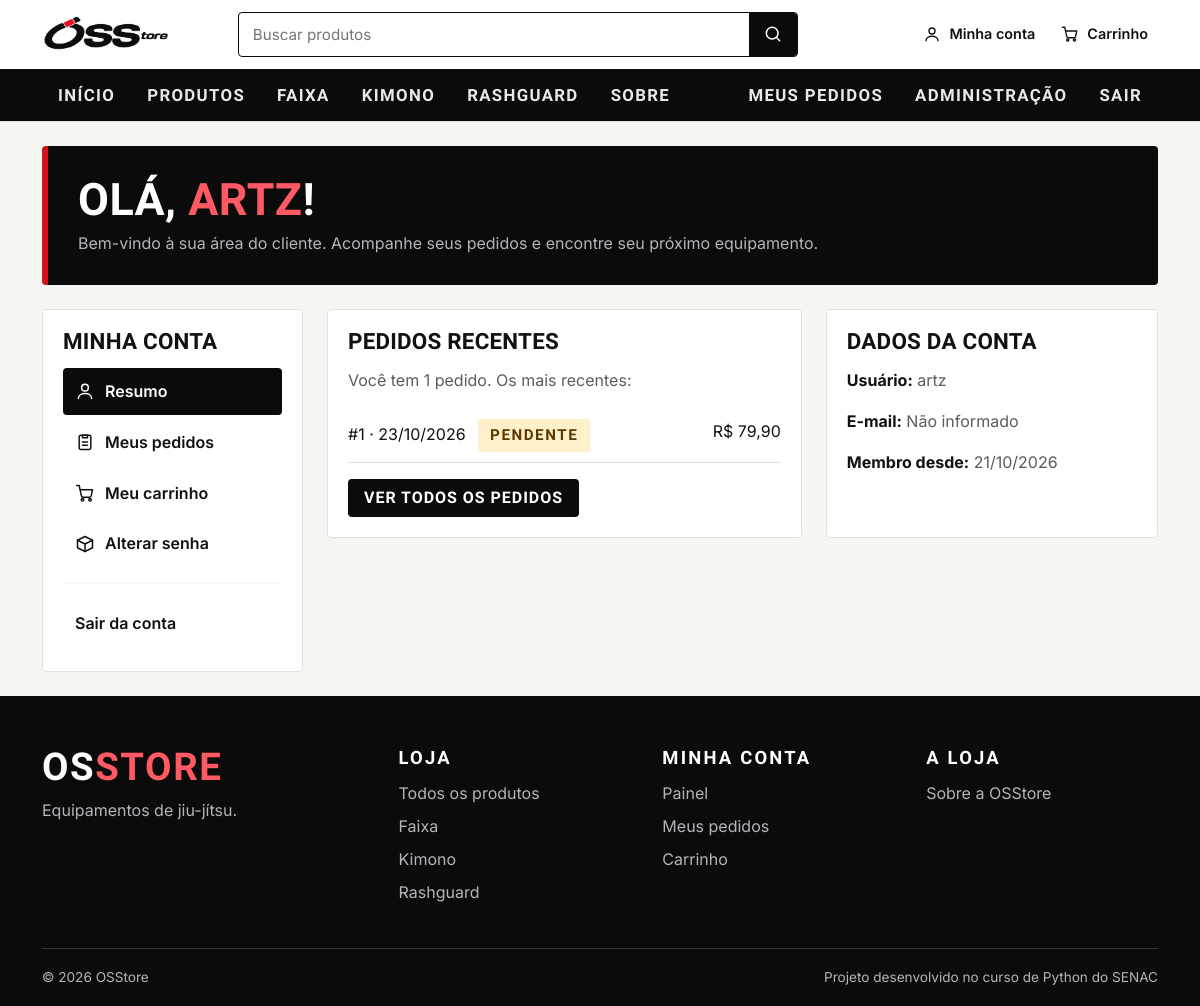
Page /painel/ (signed in) on the committed database.
### produtos/models.py (models this page shows, shortened)
class Produto(models.Model):
    nome = models.CharField(max_length=120)
    categoria = models.CharField(max_length=60)
    preco = models.DecimalField(max_digits=8, decimal_places=2)
    estoque = models.PositiveIntegerField(default=0)
    ativo = models.BooleanField(default=True)
    imagem = models.ImageField(upload_to="produtos/", blank=True)
    descricao = models.TextField("descrição", blank=True)
    caracteristicas = models.TextField(
        "características", blank=True,
        help_text="Uma característica por linha.",
    )
    material = models.CharField(max_length=200, blank=True)
    tabela_medidas = models.TextField(
        "tabela de medidas", blank=True,
        help_text=(
            "Uma linha por tamanho, colunas separadas por | . A primeira linha "
            "é o cabeçalho. Ex.: Tamanho | Altura | Peso. Deixe vazio se o "
            "produto não usa tabela."
        ),
    )
    criado_em = models.DateTimeField(default=timezone.now, editable=False)

### pedidos/models.py (models this page shows, shortened)
class Pedido(models.Model):
    class Status(models.TextChoices):
        NOVO = "novo", "Pendente"
        PAGO = "pago", "Pago"
        ENVIADO = "enviado", "Enviado"
        ENTREGUE = "entregue", "Entregue"
        CANCELADO = "cancelado", "Cancelado"
    usuario = models.ForeignKey(User, on_delete=models.CASCADE)
    criado_em = models.DateTimeField(auto_now_add=True)
    status = models.CharField(max_length=20, choices=Status.choices, default=Status.NOVO)
    @property
    def total(self):
        return sum(item.subtotal for item in self.itens.all())

class ItemPedido(models.Model):
    pedido = models.ForeignKey(Pedido, related_name="itens",
                               on_delete=models.CASCADE)
    produto = models.ForeignKey(Produto, on_delete=models.PROTECT)
    variante = models.ForeignKey(Variante, null=True, blank=True,
                                 on_delete=models.PROTECT)
    descricao_variante = models.CharField(max_length=80, blank=True)
    quantidade = models.PositiveIntegerField(default=1)
    preco = models.DecimalField(max_digits=8, decimal_places=2)
    @property
    def subtotal(self):
        return self.quantidade * self.preco

### core/views.py (the view)
# urls.py: path("painel/", views.painel, name="painel"),
@login_required
def painel(request):
    pedidos = (Pedido.objects
               .filter(usuario=request.user)
               .prefetch_related("itens")
               .order_by("-criado_em"))
    contexto = {
        "usuario": request.user,
        "total_pedidos": pedidos.count(),
        "pedidos_recentes": pedidos[:3],
    }
    return render(request, "core/painel.html", contexto)

### core/context_processors.py (called while the page is built)
def loja(request):
    categorias = list(
        Produto.objects.filter(ativo=True)
        .order_by("categoria")
        .values_list("categoria", flat=True)
        .distinct()
    )
    return {
        "loja_nome": settings.LOJA_NOME,
        "loja_whatsapp": settings.WHATSAPP_NUMERO,   # vazio = sem botão
        "menu_categorias": categorias,
    }

### pedidos/context_processors.py (called while the page is built)
def carrinho(request):
    sessao = getattr(request, "session", None)
    bruto = sessao.get("carrinho", {}) if sessao is not None else {}
    try:
        qtd = sum(int(q) for q in bruto.values())
    except (AttributeError, TypeError, ValueError):
        qtd = 0
    return {"carrinho_qtd": qtd}

### core/templates/core/painel.html (shortened to what this page needs)
{% extends 'core/base.html' %}
{% block content %}
<section class="painel-banner">
  <h1>Olá, <span>{{ usuario.username }}</span>!</h1>
  <p>Bem-vindo à sua área do cliente. Acompanhe seus pedidos e encontre seu próximo equipamento.</p>
</section>
<div class="row g-4">
  <aside class="col-12 col-md-4 col-lg-3">
    <nav class="painel-menu" aria-label="Minha conta">
      <h2>Minha conta</h2>
      <a href="{% url 'painel' %}" class="painel-link ativo" aria-current="page">
        <svg class="icone" aria-hidden="true"><use href="#i-usuario"/></svg> Resumo
      </a>
      <a href="{% url 'meus_pedidos' %}" class="painel-link">
        <svg class="icone" aria-hidden="true"><use href="#i-lista"/></svg> Meus pedidos
      </a>
      <a href="{% url 'ver_carrinho' %}" class="painel-link">
        <svg class="icone" aria-hidden="true"><use href="#i-carrinho"/></svg>
        Meu carrinho{% if carrinho_qtd %} ({{ carrinho_qtd }}){% endif %}
      </a>
      <a href="{% url 'password_change' %}" class="painel-link">
        <svg class="icone" aria-hidden="true"><use href="#i-pacote"/></svg> Alterar senha
      </a>
      <hr class="painel-divisor">
      <form method="post" action="{% url 'logout' %}">
        <button type="submit" class="painel-link">Sair da conta</button>
      </form>
    </nav>
  </aside>
  <div class="col-12 col-md-8 col-lg-9">
    <div class="row g-4">
      <section class="col-12 col-lg-7" aria-labelledby="painel-pedidos">
        <div class="painel-card">
          <h2 id="painel-pedidos">Pedidos recentes</h2>
          {% if pedidos_recentes %}
            <p>Você tem {{ total_pedidos }} pedido{{ total_pedidos|pluralize }}. Os mais recentes:</p>
            <div class="mb-3">
              {% for pedido in pedidos_recentes %}
                <a href="{% url 'pedido_detalhe' pedido.pk %}" class="painel-pedido">
                  <span>
                    #{{ pedido.pk }} · {{ pedido.criado_em|date:"d/m/Y" }}
                    <span class="os-selo status-{{ pedido.status }} ms-2">{{ pedido.get_status_display }}</span>
                  </span>
                  <span>R$ {{ pedido.total|floatformat:"2g" }}</span>
                </a>
              {% endfor %}
            </div>
            <a href="{% url 'meus_pedidos' %}" class="btn-osstore-escuro btn-pequeno">Ver todos os pedidos</a>
          {% else %}
            <p>Você ainda não fez nenhum pedido. Quando comprar, o histórico e o status aparecerão aqui.</p>
            <a href="{% url 'produtos' %}" class="btn-osstore btn-pequeno">Explorar produtos</a>
          {% endif %}
        </div>
      </section>
      <section class="col-12 col-lg-5" id="dados" aria-labelledby="painel-dados">
        <div class="painel-card">
          <h2 id="painel-dados">Dados da conta</h2>
          <p><strong>Usuário:</strong> {{ usuario.username }}</p>
          <p><strong>E-mail:</strong> {{ usuario.email|default:"Não informado" }}</p>
          <p class="mb-0"><strong>Membro desde:</strong> {{ usuario.date_joined|date:"d/m/Y" }}</p>
        </div>
      </section>
    </div>
  </div>
</div>
{% endblock %}

### core/templates/core/base.html (shortened to what this page needs)
{% load static %}<!doctype html>
<html lang="pt-br">
<head>
  <link rel="stylesheet"
    href="https://cdnjs.cloudflare.com/ajax/libs/bootstrap/5.3.3/css/bootstrap.min.css">
  <link rel="stylesheet" href="{% static 'core/css/estilo.css' %}">
</head>
<body>
  {% with pagina=request.resolver_match.url_name %}
  <header class="site-header">
    <div class="container header-main">
      <a class="logo" href="{% url 'home' %}">
        <img src="{% static 'core/img/OSStore.jpg' %}" alt="OSStore — página inicial" width="128" height="49">
      </a>
      <form class="busca" role="search" method="get" action="{% url 'produtos' %}">
        <input id="busca-q" type="search" name="q" value="{{ request.GET.q }}" placeholder="Buscar produtos" autocomplete="off">
        <button type="submit" aria-label="Buscar">
          <svg class="icone" aria-hidden="true"><use href="#i-busca"/></svg>
        </button>
      </form>
      <div class="header-acoes">
        {% if user.is_authenticated %}
        <a class="acao-link" href="{% url 'painel' %}">
          <svg class="icone" aria-hidden="true"><use href="#i-usuario"/></svg>
          <span class="acao-rotulo">Minha conta</span>
        </a>
        {% else %}
        <a class="acao-link" href="{% url 'login' %}">
          <svg class="icone" aria-hidden="true"><use href="#i-usuario"/></svg>
          <span class="acao-rotulo">Entrar</span>
        </a>
        {% endif %}
        <a class="acao-link" href="{% url 'ver_carrinho' %}">
          <svg class="icone" aria-hidden="true"><use href="#i-carrinho"/></svg>
          <span class="acao-rotulo">Carrinho</span>
        </a>
      </div>
    </div>
    <nav class="nav-principal" id="nav-principal" aria-label="Principal">
      <div class="container">
        <ul class="nav-lista">
          <li><a href="{% url 'home' %}" {% if pagina == 'home' %}class="ativo" aria-current="page"{% endif %}>Início</a></li>
          <li><a href="{% url 'produtos' %}" {% if pagina == 'produtos' and not request.GET.categoria %}class="ativo" aria-current="page"{% endif %}>Produtos</a></li>
          {% for nome in menu_categorias|slice:":4" %}
          <li><a href="{% url 'produtos' %}?categoria={{ nome|urlencode }}"
                 {% if request.GET.categoria == nome %}class="ativo"{% endif %}>{{ nome }}</a></li>
          {% endfor %}
          <li><a href="{% url 'sobre' %}" {% if pagina == 'sobre' %}class="ativo" aria-current="page"{% endif %}>Sobre</a></li>
        </ul>
        <ul class="nav-lista">
          {% if user.is_authenticated %}
          <li><a href="{% url 'meus_pedidos' %}" {% if pagina == 'meus_pedidos' or pagina == 'pedido_detalhe' %}class="ativo"{% endif %}>Meus pedidos</a></li>
          {% if user.is_staff %}
          <li><a href="{% url 'admin:index' %}">Administração</a></li>
          {% endif %}
          <li>
            <form method="post" action="{% url 'logout' %}">
              <button type="submit" class="link-botao">Sair</button>
            </form>
          </li>
          {% else %}
          <li><a href="{% url 'cadastro' %}" {% if pagina == 'cadastro' %}class="ativo"{% endif %}>Criar conta</a></li>
          {% endif %}
        </ul>
      </div>
    </nav>
  </header>
  {% endwith %}
  <main id="conteudo">
    {% block content_full %}
    <div class="container py-4">
      {% block content %}{% endblock %}
    </div>
    {% endblock %}
  </main>
  <footer class="rodape">
    <div class="container">
      <div class="rodape-grade">
        <div>
          <div class="rodape-marca">OS<span>Store</span></div>
          <p class="rodape-texto">Equipamentos de jiu-jítsu.</p>
        </div>
        <div>
          <h2>Loja</h2>
          <ul>
            <li><a href="{% url 'produtos' %}">Todos os produtos</a></li>
            {% for nome in menu_categorias %}
            <li><a href="{% url 'produtos' %}?categoria={{ nome|urlencode }}">{{ nome }}</a></li>
            {% endfor %}
          </ul>
        </div>
        <div>
          <h2>Minha conta</h2>
          <ul>
            {% if user.is_authenticated %}
            <li><a href="{% url 'painel' %}">Painel</a></li>
            <li><a href="{% url 'meus_pedidos' %}">Meus pedidos</a></li>
            {% else %}
            <li><a href="{% url 'login' %}">Entrar</a></li>
            <li><a href="{% url 'cadastro' %}">Criar conta</a></li>
            {% endif %}
            <li><a href="{% url 'ver_carrinho' %}">Carrinho</a></li>
          </ul>
        </div>
        <div>
          <h2>A loja</h2>
          <ul>
            <li><a href="{% url 'sobre' %}">Sobre a OSStore</a></li>
          </ul>
        </div>
      </div>
      <div class="rodape-base">
        <span>© {% now "Y" %} OSStore</span>
        <span>Projeto desenvolvido no curso de Python do SENAC</span>
      </div>
    </div>
  </footer>
</body>
</html>

### rows in the picture
Produto: categoria "FAIXA", categoria "Faixa"
Produto: categoria "KIMONO", categoria "Kimono"
Produto: categoria "RASHGUARD", categoria "Rashguard"
Pedido: pk "1", criado_em "23/10/2026", status "PENDENTE", total "79,90"

### other values in the picture
{{ usuario.username }} "ARTZ"
{{ total_pedidos }} "1"
{{ usuario.username }} "artz"
{{ usuario.email|default:"Não informado" }} "Não informado"
{{ usuario.date_joined|date:"d/m/Y" }} "21/10/2026"
